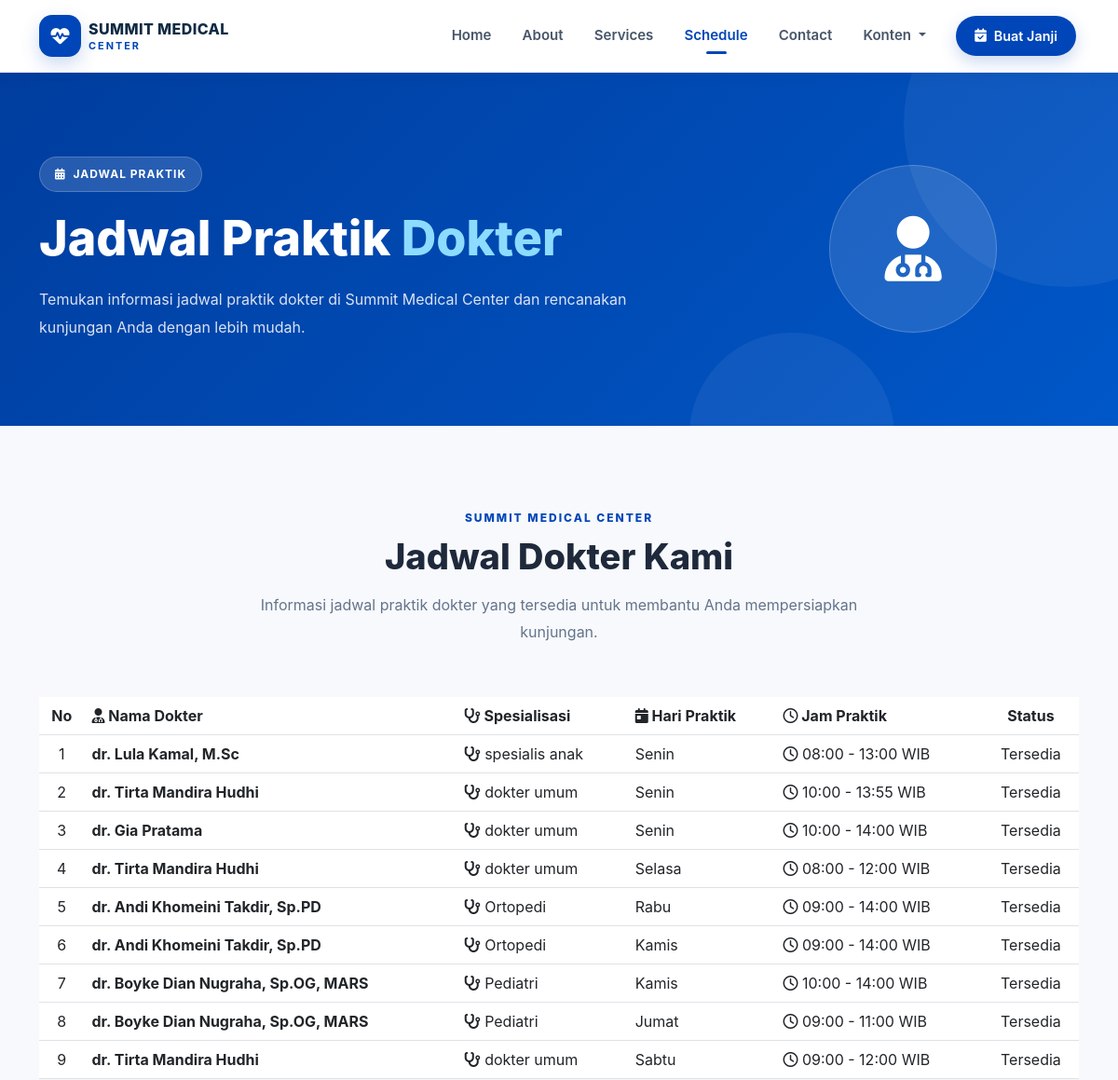
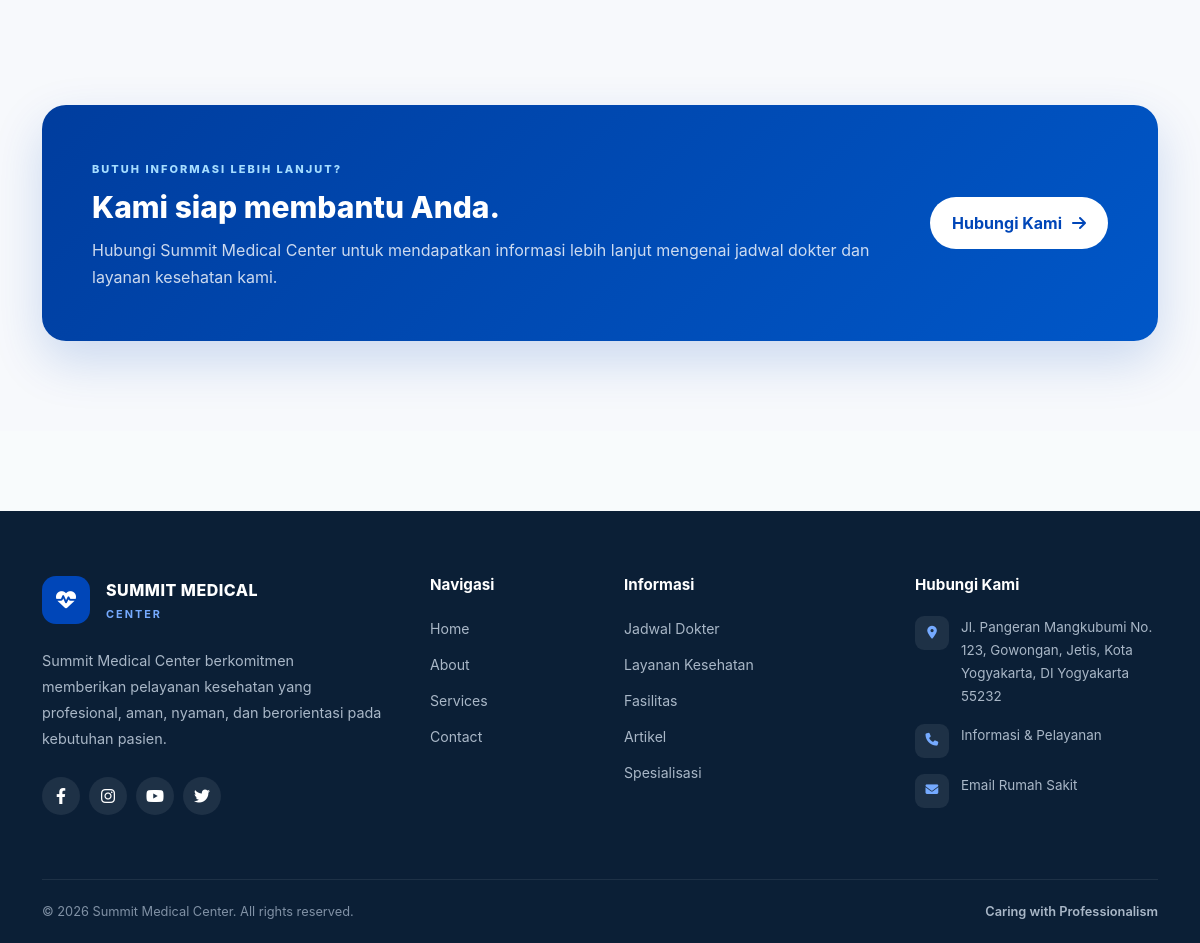
The app's page /index.php/schedule with its own data (2 pictures, top to bottom).
### tables this page shows
CREATE TABLE `doctor_schedules` (
  `id` int(10) UNSIGNED NOT NULL,
  `doctor_id` int(10) UNSIGNED NOT NULL,
  `day` enum('Senin','Selasa','Rabu','Kamis','Jumat','Sabtu','Minggu') NOT NULL,
  `start_time` time NOT NULL,
  `end_time` time NOT NULL,
  `room` varchar(100) DEFAULT NULL,
  `status` tinyint(1) NOT NULL DEFAULT 1,
  `created_at` datetime NOT NULL DEFAULT current_timestamp(),
  `updated_at` datetime DEFAULT NULL ON UPDATE current_timestamp()
);

CREATE TABLE `doctors` (
  `id` int(10) UNSIGNED NOT NULL,
  `specialty_id` int(10) UNSIGNED NOT NULL,
  `name` varchar(150) NOT NULL,
  `photo` varchar(255) DEFAULT NULL,
  `education` varchar(255) DEFAULT NULL,
  `experience` text DEFAULT NULL,
  `description` text DEFAULT NULL,
  `status` tinyint(1) NOT NULL DEFAULT 1,
  `created_at` datetime NOT NULL DEFAULT current_timestamp(),
  `updated_at` datetime DEFAULT NULL ON UPDATE current_timestamp()
);

CREATE TABLE `specialties` (
  `id` int(10) UNSIGNED NOT NULL,
  `name` varchar(150) NOT NULL,
  `description` text DEFAULT NULL,
  `icon` varchar(100) DEFAULT NULL,
  `status` tinyint(1) NOT NULL DEFAULT 1,
  `created_at` datetime NOT NULL DEFAULT current_timestamp(),
  `updated_at` datetime DEFAULT NULL ON UPDATE current_timestamp()
);

### application/controllers/Schedule.php (called while the page is built, shortened)
<?php
class Schedule extends CI_Controller {
    public function __construct()
    {
        $this->load->model('Schedule_model');
        $this->load->model('Doctor_model');
        $this->load->library('session');
    }
    public function index()
    {
        $data['title'] = 'Jadwal Praktik Dokter - Summit Medical Center';
        $data['schedules'] = $this->Schedule_model->get_all();
        $this->load->view('templates/header', $data);
        $this->load->view('templates/navbar');
        $this->load->view('schedule/index', $data);
        $this->load->view('templates/footer');
    }
}

### index.php (called while the page is built, shortened)
<?php
require_once BASEPATH.'core/CodeIgniter.php';

### application/models/Schedule_model.php (called while the page is built, shortened)
<?php
class Schedule_model extends CI_Model
{
public function get_all()
{
    $this->db->select('
        doctor_schedules.*,
        doctors.name as doctor_name,
        specialties.name as specialty_name
    ');
    $this->db->from('doctor_schedules');
    $this->db->join(
        'doctors',
        'doctors.id = doctor_schedules.doctor_id',
        'left'
    );
    $this->db->join(
        'specialties',
        'specialties.id = doctors.specialty_id',
        'left'
    );
    $this->db->order_by("
        FIELD(
            doctor_schedules.day,
            'Senin',
            'Selasa',
            'Rabu',
            'Kamis',
            'Jumat',
            'Sabtu',
            'Minggu'
        )
    ", '', FALSE);
    $this->db->order_by(
        'doctor_schedules.start_time',
        'ASC'
    );
    return $this->db->get()->result();
}
}

### application/views/schedule/index.php (the view, shortened to what this page needs)
<div class="doctor-schedule-page">
    <section class="doctor-schedule-hero">
        <div class="container">
            <div class="row align-items-center">
                <div class="col-lg-8">
                    <div
                        class="doctor-schedule-hero-content"
                        data-aos="fade-up"
                    >
                        <span class="doctor-schedule-label">
                            <i class="fas fa-calendar-alt"></i>
                            JADWAL PRAKTIK
                        </span>
                        <h1>
                            Jadwal Praktik
                            <span>Dokter</span>
                        </h1>
                        <p>
                            Temukan informasi jadwal praktik dokter di
                            Summit Medical Center dan rencanakan kunjungan
                            Anda dengan lebih mudah.
                        </p>
                    </div>
                </div>
                <div class="col-lg-4 d-none d-lg-block">
                    <div
                        class="doctor-schedule-hero-icon"
                        data-aos="zoom-in"
                    >
                        <div class="doctor-schedule-icon-circle">
                            <i class="fas fa-user-md"></i>
                        </div>
                    </div>
                </div>
            </div>
        </div>
        <div class="doctor-schedule-shape shape-one"></div>
        <div class="doctor-schedule-shape shape-two"></div>
    </section>
    <section class="doctor-schedule-content">
        <div class="container">
            <div
                class="doctor-schedule-heading text-center"
                data-aos="fade-up"
            >
                <span>SUMMIT MEDICAL CENTER</span>
                <h2>Jadwal Dokter Kami</h2>
                <p>
                    Informasi jadwal praktik dokter yang tersedia untuk
                    membantu Anda mempersiapkan kunjungan.
                </p>
            </div>
            <?php if (!empty($schedules)) : ?>
                <div
                    class="doctor-schedule-table-wrapper"
                    data-aos="fade-up"
                    data-aos-delay="100"
                >
                    <div class="table-responsive">
                        <table class="table doctor-schedule-table">
                            <thead>
                                <tr>
                                    <th class="text-center">No</th>
                                    <th>
                                        <i class="fas fa-user-md"></i>
                                        Nama Dokter
                                    </th>
                                    <th>
                                        <i class="fas fa-stethoscope"></i>
                                        Spesialisasi
                                    </th>
                                    <th>
                                        <i class="fas fa-calendar-day"></i>
                                        Hari Praktik
                                    </th>
                                    <th>
                                        <i class="far fa-clock"></i>
                                        Jam Praktik
                                    </th>
                                    <th class="text-center">
                                        Status
                                    </th>
                                </tr>
                            </thead>
                            <tbody>
                                <?php foreach ($schedules as $index => $schedule) : ?>
                                    <tr
                                        data-aos="fade-up"
                                        data-aos-delay="<?= ($index % 5) * 80; ?>"
                                    >
                                        <td class="text-center schedule-number">
                                            <?= $index + 1; ?>
                                        </td>
                                        <td>
                                            <div class="schedule-doctor-name">
                                                <strong>
                                                    <?= htmlspecialchars($schedule->doctor_name); ?>
                                                </strong>
                                            </div>
                                        </td>
                                        <td>
                                            <span class="schedule-specialty">
                                                <i class="fas fa-stethoscope"></i>
                                                <?= !empty($schedule->specialty_name)
                                                    ? htmlspecialchars($schedule->specialty_name)
                                                    : 'Belum tersedia'; ?>
                                            </span>
                                        </td>
                                        <td>
                                            <span class="schedule-day">
                                                <?= htmlspecialchars($schedule->day); ?>
                                            </span>
                                        </td>
                                        <td>
                                            <div class="schedule-time">
                                                <i class="far fa-clock"></i>
                                                <span>
                                                    <?= date(
                                                        'H:i',
                                                        strtotime($schedule->start_time)
                                                    ); ?>
                                                    -
                                                    <?= date(
                                                        'H:i',
                                                        strtotime($schedule->end_time)
                                                    ); ?>
                                                    WIB
                                                </span>
                                            </div>
                                        </td>
                                        <td class="text-center">
                                            <span class="schedule-status">
                                                Tersedia
                                            </span>
                                        </td>
                                    </tr>
                                <?php endforeach; ?>
                            </tbody>
                        </table>
                    </div>
                </div>
            <?php endif; ?>
        </div>
    </section>
    <section class="doctor-schedule-cta">
        <div class="container">
            <div
                class="doctor-schedule-cta-box"
                data-aos="fade-up"
            >
                <div>
                    <span>
                        BUTUH INFORMASI LEBIH LANJUT?
                    </span>
                    <h2>
                        Kami siap membantu Anda.
                    </h2>
                    <p>
                        Hubungi Summit Medical Center untuk mendapatkan
                        informasi lebih lanjut mengenai jadwal dokter
                        dan layanan kesehatan kami.
                    </p>
                </div>
                <a
                    href="<?= base_url('contact'); ?>"
                    class="doctor-schedule-cta-button"
                >
                    Hubungi Kami
                    <i class="fas fa-arrow-right"></i>
                </a>
            </div>
        </div>
    </section>
</div>

### assets/css/style.css (style rules this page uses)
:root { --primary: #0046b8; --primary-dark: #00358f; --primary-light: #eaf2ff; --text-dark: #102a43; --text-muted: #64748b; --bg-light: #f7f9fc; --border: #e8edf4; --radius-sm: 12px; --radius-md: 18px; --radius-lg: 25px; --shadow-sm: 0 5px 20px rgba(15, 23, 42, 0.05); --shadow-md: 0 12px 35px rgba(15, 23, 42, 0.08); }
html { scroll-behavior: smooth; }
body { margin: 0; padding: 0; background-color: #ffffff; color: var(--text-dark); font-family: -apple-system, BlinkMacSystemFont, "Segoe UI", Roboto, Helvetica, Arial, sans-serif; overflow-x: hidden; }
a { transition: all 0.3s ease; }

### assets/css/schedule.css (style rules this page uses)
.doctor-schedule-page { background-color: #f7f9fc; overflow: hidden; }
.doctor-schedule-hero { position: relative; padding: 90px 0; background: linear-gradient(135deg, #003d9e, #0057c8); color: #ffffff; overflow: hidden; }
.doctor-schedule-hero-content { position: relative; z-index: 2; }
.doctor-schedule-label { display: inline-flex; align-items: center; gap: 8px; padding: 9px 16px; margin-bottom: 20px; background: rgba(255, 255, 255, 0.15); border: 1px solid rgba(255, 255, 255, 0.2); border-radius: 50px; font-size: 12px; font-weight: 700; letter-spacing: 1px; }
.doctor-schedule-hero h1 { font-size: 52px; font-weight: 800; line-height: 1.15; margin-bottom: 20px; }
.doctor-schedule-hero h1 span { color: #8ddcff; }
.doctor-schedule-hero p { max-width: 650px; font-size: 16px; line-height: 1.9; color: rgba(255, 255, 255, 0.85); margin-bottom: 0; }
.doctor-schedule-hero-icon { position: relative; z-index: 2; display: flex; align-items: center; justify-content: center; }
.doctor-schedule-icon-circle { width: 180px; height: 180px; display: flex; align-items: center; justify-content: center; border-radius: 50%; background: rgba(255, 255, 255, 0.12); border: 1px solid rgba(255, 255, 255, 0.2); font-size: 70px; animation: doctorScheduleFloat 4s ease-in-out infinite; }
.doctor-schedule-shape { position: absolute; border-radius: 50%; background: rgba(255, 255, 255, 0.06); }
.shape-one { width: 350px; height: 350px; right: -120px; top: -120px; }
.shape-two { width: 220px; height: 220px; right: 20%; bottom: -120px; }
.doctor-schedule-content { padding: 90px 0; }
.doctor-schedule-heading { max-width: 700px; margin: 0 auto 55px; }
.doctor-schedule-heading > span { display: block; margin-bottom: 10px; color: #0046b8; font-size: 12px; font-weight: 800; letter-spacing: 2px; }
.doctor-schedule-heading h2 { font-size: 38px; font-weight: 800; color: #1e293b; margin-bottom: 15px; }
.doctor-schedule-heading p { color: #64748b; line-height: 1.8; margin: 0; }
.doctor-schedule-cta { padding-bottom: 90px; }
.doctor-schedule-cta-box { display: flex; align-items: center; justify-content: space-between; gap: 30px; padding: 50px; border-radius: 24px; background: linear-gradient(135deg, #003d9e, #0057c8); color: #ffffff; box-shadow: 0 20px 50px rgba(0, 70, 184, 0.18); }
.doctor-schedule-cta-box span { font-size: 11px; font-weight: 800; letter-spacing: 2px; color: #a5ddff; }
.doctor-schedule-cta-box h2 { margin: 10px 0 12px; font-size: 30px; font-weight: 800; }
.doctor-schedule-cta-box p { margin: 0; color: rgba(255, 255, 255, 0.8); line-height: 1.7; }
.doctor-schedule-cta-button { display: inline-flex; align-items: center; gap: 10px; padding: 14px 22px; background: #ffffff; color: #0046b8; border-radius: 50px; text-decoration: none; font-weight: 700; white-space: nowrap; transition: all 0.3s ease; }

### assets/css/news.css (style rules this page uses)
body { background-color: #f8fbfc; }

### records on screen
doctor_schedules: doctor.name "dr. Lula Kamal, M.Sc", specialties.name "spesialis anak", day "Senin", start_time "08:00", end_time "13:00"
doctor_schedules: doctor.name "dr. Tirta Mandira Hudhi", specialties.name "dokter umum", day "Senin", start_time "10:00", end_time "13:55"
doctor_schedules: doctor.name "dr. Gia Pratama", specialties.name "dokter umum", day "Senin", start_time "10:00", end_time "14:00"
doctor_schedules: doctor.name "dr. Tirta Mandira Hudhi", specialties.name "dokter umum", day "Selasa", start_time "08:00", end_time "12:00"
doctor_schedules: doctor.name "dr. Andi Khomeini Takdir, Sp.PD", specialties.name "Ortopedi", day "Rabu", start_time "09:00", end_time "14:00"
doctor_schedules: doctor.name "dr. Andi Khomeini Takdir, Sp.PD", specialties.name "Ortopedi", day "Kamis", start_time "09:00", end_time "14:00"
doctor_schedules: doctor.name "dr. Boyke Dian Nugraha, Sp.OG, MARS", specialties.name "Pediatri", day "Kamis", start_time "10:00", end_time "14:00"
doctor_schedules: doctor.name "dr. Boyke Dian Nugraha, Sp.OG, MARS", specialties.name "Pediatri", day "Jumat", start_time "09:00", end_time "11:00"
doctor_schedules: doctor.name "dr. Tirta Mandira Hudhi", specialties.name "dokter umum", day "Sabtu", start_time "09:00", end_time "12:00"
